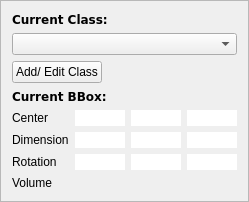
       <widget class="QFrame" name="frame">
        <property name="sizePolicy">
         <sizepolicy hsizetype="Preferred" vsizetype="Minimum">
          <horstretch>0</horstretch>
          <verstretch>0</verstretch>
         </sizepolicy>
        </property>
        <property name="minimumSize">
         <size>
          <width>230</width>
          <height>0</height>
         </size>
        </property>
        <property name="frameShape">
         <enum>QFrame::StyledPanel</enum>
        </property>
        <property name="frameShadow">
         <enum>QFrame::Sunken</enum>
        </property>
        <layout class="QVBoxLayout" name="verticalLayout_4">
         <item>
          <widget class="QLabel" name="current_label_title">
           <property name="sizePolicy">
            <sizepolicy hsizetype="Preferred" vsizetype="Maximum">
             <horstretch>0</horstretch>
             <verstretch>0</verstretch>
            </sizepolicy>
           </property>
           <property name="font">
            <font>
             <family>DejaVu Sans,Arial</family>
             <weight>75</weight>
             <bold>true</bold>
            </font>
           </property>
           <property name="text">
            <string>Current Class:</string>
           </property>
          </widget>
         </item>
          <item>
              <widget class="QComboBox" name="current_class_dropdown">
                  <property name="sizePolicy">
                      <sizepolicy hsizetype="Minimum" vsizetype="Fixed">
                          <horstretch>0</horstretch>
                          <verstretch>0</verstretch>
                      </sizepolicy>
                  </property>
              </widget>
          </item>

          <item>
            <widget class="QPushButton" name="add_class_button">
              <property name="text">
                <string>Add/ Edit Class</string>
              </property>
              <property name="sizePolicy">
                <sizepolicy hsizetype="Fixed" vsizetype="Fixed">
                  <horstretch>0</horstretch>
                  <verstretch>0</verstretch>
                </sizepolicy>
              </property>
            </widget>
          </item>


         <item>
          <widget class="QLabel" name="current_bbox_title">
           <property name="sizePolicy">
            <sizepolicy hsizetype="Preferred" vsizetype="Maximum">
             <horstretch>0</horstretch>
             <verstretch>0</verstretch>
            </sizepolicy>
           </property>
           <property name="font">
            <font>
             <family>DejaVu Sans,Arial</family>
             <weight>75</weight>
             <bold>true</bold>
            </font>
           </property>
           <property name="text">
            <string>Current BBox:</string>
           </property>
          </widget>
         </item>
         <item>
          <layout class="QGridLayout" name="bbox_parameter_grid" rowminimumheight="0,0,0,0" columnminimumwidth="0,0,0,0">
           <property name="sizeConstraint">
            <enum>QLayout::SetDefaultConstraint</enum>
           </property>
           <property name="topMargin">
            <number>0</number>
           </property>
           <property name="verticalSpacing">
            <number>6</number>
           </property>
           <item row="2" column="1">
            <widget class="QLineEdit" name="edit_rot_x">
             <property name="sizePolicy">
              <sizepolicy hsizetype="Fixed" vsizetype="Fixed">
               <horstretch>0</horstretch>
               <verstretch>0</verstretch>
              </sizepolicy>
             </property>
             <property name="maximumSize">
              <size>
               <width>50</width>
               <height>25</height>
              </size>
             </property>
             <property name="sizeIncrement">
              <size>
               <width>0</width>
               <height>0</height>
              </size>
             </property>
             <property name="baseSize">
              <size>
               <width>0</width>
               <height>0</height>
              </size>
             </property>
             <property name="styleSheet">
              <string notr="true">color: #696969;</string>
             </property>
             <property name="frame">
              <bool>false</bool>
             </property>
             <property name="alignment">
              <set>Qt::AlignRight|Qt::AlignTrailing|Qt::AlignVCenter</set>
             </property>
             <property name="dragEnabled">
              <bool>false</bool>
             </property>
             <property name="readOnly">
              <bool>false</bool>
             </property>
             <property name="clearButtonEnabled">
              <bool>false</bool>
             </property>
            </widget>
           </item>
           <item row="1" column="2">
            <widget class="QLineEdit" name="edit_width">
             <property name="sizePolicy">
              <sizepolicy hsizetype="Fixed" vsizetype="Fixed">
               <horstretch>0</horstretch>
               <verstretch>0</verstretch>
              </sizepolicy>
             </property>
             <property name="maximumSize">
              <size>
               <width>50</width>
               <height>25</height>
              </size>
             </property>
             <property name="sizeIncrement">
              <size>
               <width>0</width>
               <height>0</height>
              </size>
             </property>
             <property name="baseSize">
              <size>
               <width>0</width>
               <height>0</height>
              </size>
             </property>
             <property name="styleSheet">
              <string notr="true">color: #696969;</string>
             </property>
             <property name="frame">
              <bool>false</bool>
             </property>
             <property name="alignment">
              <set>Qt::AlignRight|Qt::AlignTrailing|Qt::AlignVCenter</set>
             </property>
             <property name="dragEnabled">
              <bool>false</bool>
             </property>
            </widget>
           </item>
           <item row="2" column="3">
            <widget class="QLineEdit" name="edit_rot_z">
             <property name="sizePolicy">
              <sizepolicy hsizetype="Fixed" vsizetype="Fixed">
               <horstretch>0</horstretch>
               <verstretch>0</verstretch>
              </sizepolicy>
             </property>
             <property name="maximumSize">
              <size>
               <width>50</width>
               <height>25</height>
              </size>
             </property>
             <property name="sizeIncrement">
              <size>
               <width>0</width>
               <height>0</height>
              </size>
             </property>
             <property name="baseSize">
              <size>
               <width>0</width>
               <height>0</height>
              </size>
             </property>
             <property name="styleSheet">
              <string notr="true">color: #696969;</string>
             </property>
             <property name="frame">
              <bool>false</bool>
             </property>
             <property name="alignment">
              <set>Qt::AlignRight|Qt::AlignTrailing|Qt::AlignVCenter</set>
             </property>
             <property name="dragEnabled">
              <bool>false</bool>
             </property>
            </widget>
           </item>
           <item row="0" column="0">
            <widget class="QLabel" name="center_label">
             <property name="sizePolicy">
              <sizepolicy hsizetype="Maximum" vsizetype="Preferred">
               <horstretch>0</horstretch>
               <verstretch>0</verstretch>
              </sizepolicy>
             </property>
             <property name="text">
              <string>Center</string>
             </property>
            </widget>
           </item>
           <item row="2" column="0">
            <widget class="QLabel" name="rotations_label">
             <property name="sizePolicy">
              <sizepolicy hsizetype="Maximum" vsizetype="Preferred">
               <horstretch>0</horstretch>
               <verstretch>0</verstretch>
              </sizepolicy>
             </property>
             <property name="text">
              <string>Rotation</string>
             </property>
            </widget>
           </item>
           <item row="2" column="2">
            <widget class="QLineEdit" name="edit_rot_y">
             <property name="sizePolicy">
              <sizepolicy hsizetype="Fixed" vsizetype="Fixed">
               <horstretch>0</horstretch>
               <verstretch>0</verstretch>
              </sizepolicy>
             </property>
             <property name="maximumSize">
              <size>
               <width>50</width>
               <height>25</height>
              </size>
             </property>
             <property name="sizeIncrement">
              <size>
               <width>0</width>
               <height>0</height>
              </size>
             </property>
             <property name="baseSize">
              <size>
               <width>0</width>
               <height>0</height>
              </size>
             </property>
             <property name="styleSheet">
              <string notr="true">color: #696969;</string>
             </property>
             <property name="frame">
              <bool>false</bool>
             </property>
             <property name="alignment">
              <set>Qt::AlignRight|Qt::AlignTrailing|Qt::AlignVCenter</set>
             </property>
             <property name="dragEnabled">
              <bool>false</bool>
             </property>
             <property name="readOnly">
              <bool>false</bool>
             </property>
            </widget>
           </item>
           <item row="1" column="3">
            <widget class="QLineEdit" name="edit_height">
             <property name="sizePolicy">
              <sizepolicy hsizetype="Fixed" vsizetype="Fixed">
               <horstretch>0</horstretch>
               <verstretch>0</verstretch>
              </sizepolicy>
             </property>
             <property name="maximumSize">
              <size>
               <width>50</width>
               <height>25</height>
              </size>
             </property>
             <property name="sizeIncrement">
              <size>
               <width>0</width>
               <height>0</height>
              </size>
             </property>
             <property name="baseSize">
              <size>
               <width>0</width>
               <height>0</height>
              </size>
             </property>
             <property name="styleSheet">
              <string notr="true">color: #696969;</string>
             </property>
             <property name="frame">
              <bool>false</bool>
             </property>
             <property name="alignment">
              <set>Qt::AlignRight|Qt::AlignTrailing|Qt::AlignVCenter</set>
             </property>
             <property name="dragEnabled">
              <bool>false</bool>
             </property>
            </widget>
           </item>
           <item row="1" column="1">
            <widget class="QLineEdit" name="edit_length">
             <property name="sizePolicy">
              <sizepolicy hsizetype="Fixed" vsizetype="Fixed">
               <horstretch>0</horstretch>
               <verstretch>0</verstretch>
              </sizepolicy>
             </property>
             <property name="maximumSize">
              <size>
               <width>50</width>
               <height>25</height>
              </size>
             </property>
             <property name="sizeIncrement">
              <size>
               <width>0</width>
               <height>0</height>
              </size>
             </property>
             <property name="baseSize">
              <size>
               <width>0</width>
               <height>0</height>
              </size>
             </property>
             <property name="styleSheet">
              <string notr="true">color: #696969;</string>
             </property>
             <property name="frame">
              <bool>false</bool>
             </property>
             <property name="alignment">
              <set>Qt::AlignRight|Qt::AlignTrailing|Qt::AlignVCenter</set>
             </property>
             <property name="dragEnabled">
              <bool>false</bool>
             </property>
            </widget>
           </item>
           <item row="0" column="3">
            <widget class="QLineEdit" name="edit_pos_z">
             <property name="sizePolicy">
              <sizepolicy hsizetype="Fixed" vsizetype="Fixed">
               <horstretch>0</horstretch>
               <verstretch>0</verstretch>
              </sizepolicy>
             </property>
             <property name="maximumSize">
              <size>
               <width>50</width>
               <height>25</height>
              </size>
             </property>
             <property name="sizeIncrement">
              <size>
               <width>0</width>
               <height>0</height>
              </size>
             </property>
             <property name="baseSize">
              <size>
               <width>0</width>
               <height>0</height>
              </size>
             </property>
             <property name="styleSheet">
              <string notr="true">color: #696969;</string>
             </property>
             <property name="frame">
              <bool>false</bool>
             </property>
             <property name="alignment">
              <set>Qt::AlignRight|Qt::AlignTrailing|Qt::AlignVCenter</set>
             </property>
             <property name="dragEnabled">
              <bool>false</bool>
             </property>
            </widget>
           </item>
           <item row="1" column="0">
            <widget class="QLabel" name="dimensions_label">
             <property name="sizePolicy">
              <sizepolicy hsizetype="Maximum" vsizetype="Preferred">
               <horstretch>0</horstretch>
               <verstretch>0</verstretch>
              </sizepolicy>
             </property>
             <property name="text">
              <string>Dimension</string>
             </property>
            </widget>
           </item>
           <item row="0" column="2">
            <widget class="QLineEdit" name="edit_pos_y">
             <property name="sizePolicy">
              <sizepolicy hsizetype="Fixed" vsizetype="Fixed">
               <horstretch>0</horstretch>
               <verstretch>0</verstretch>
              </sizepolicy>
             </property>
             <property name="maximumSize">
              <size>
               <width>50</width>
               <height>25</height>
              </size>
             </property>
             <property name="sizeIncrement">
              <size>
               <width>0</width>
               <height>0</height>
              </size>
             </property>
             <property name="baseSize">
              <size>
               <width>0</width>
               <height>0</height>
              </size>
             </property>
             <property name="styleSheet">
              <string notr="true">color: #696969;</string>
             </property>
             <property name="frame">
              <bool>false</bool>
             </property>
             <property name="alignment">
              <set>Qt::AlignRight|Qt::AlignTrailing|Qt::AlignVCenter</set>
             </property>
             <property name="dragEnabled">
              <bool>false</bool>
             </property>
            </widget>
           </item>
           <item row="0" column="1">
            <widget class="QLineEdit" name="edit_pos_x">
             <property name="sizePolicy">
              <sizepolicy hsizetype="Fixed" vsizetype="Fixed">
               <horstretch>0</horstretch>
               <verstretch>0</verstretch>
              </sizepolicy>
             </property>
             <property name="maximumSize">
              <size>
               <width>50</width>
               <height>25</height>
              </size>
             </property>
             <property name="sizeIncrement">
              <size>
               <width>0</width>
               <height>0</height>
              </size>
             </property>
             <property name="baseSize">
              <size>
               <width>0</width>
               <height>0</height>
              </size>
             </property>
             <property name="styleSheet">
              <string notr="true">color: #696969;</string>
             </property>
             <property name="frame">
              <bool>false</bool>
             </property>
             <property name="alignment">
              <set>Qt::AlignRight|Qt::AlignTrailing|Qt::AlignVCenter</set>
             </property>
             <property name="dragEnabled">
              <bool>false</bool>
             </property>
            </widget>
           </item>
           <item row="3" column="0">
            <widget class="QLabel" name="label_volume">
             <property name="text">
              <string>Volume</string>
             </property>
            </widget>
           </item>
           <item row="3" column="1">
            <widget class="QLabel" name="volume_value_label">
             <property name="sizePolicy">
              <sizepolicy hsizetype="Fixed" vsizetype="Fixed">
               <horstretch>0</horstretch>
               <verstretch>0</verstretch>
              </sizepolicy>
             </property>
             <property name="maximumSize">
              <size>
               <width>50</width>
               <height>25</height>
              </size>
             </property>
             <property name="styleSheet">
              <string notr="true">color: #696969; margin-right: 3px;</string>
             </property>
             <property name="text">
              <string/>
             </property>
             <property name="alignment">
              <set>Qt::AlignRight|Qt::AlignTrailing|Qt::AlignVCenter</set>
             </property>
             <property name="indent">
              <number>0</number>
             </property>
            </widget>
           </item>
          </layout>
         </item>
        </layout>
       </widget>
